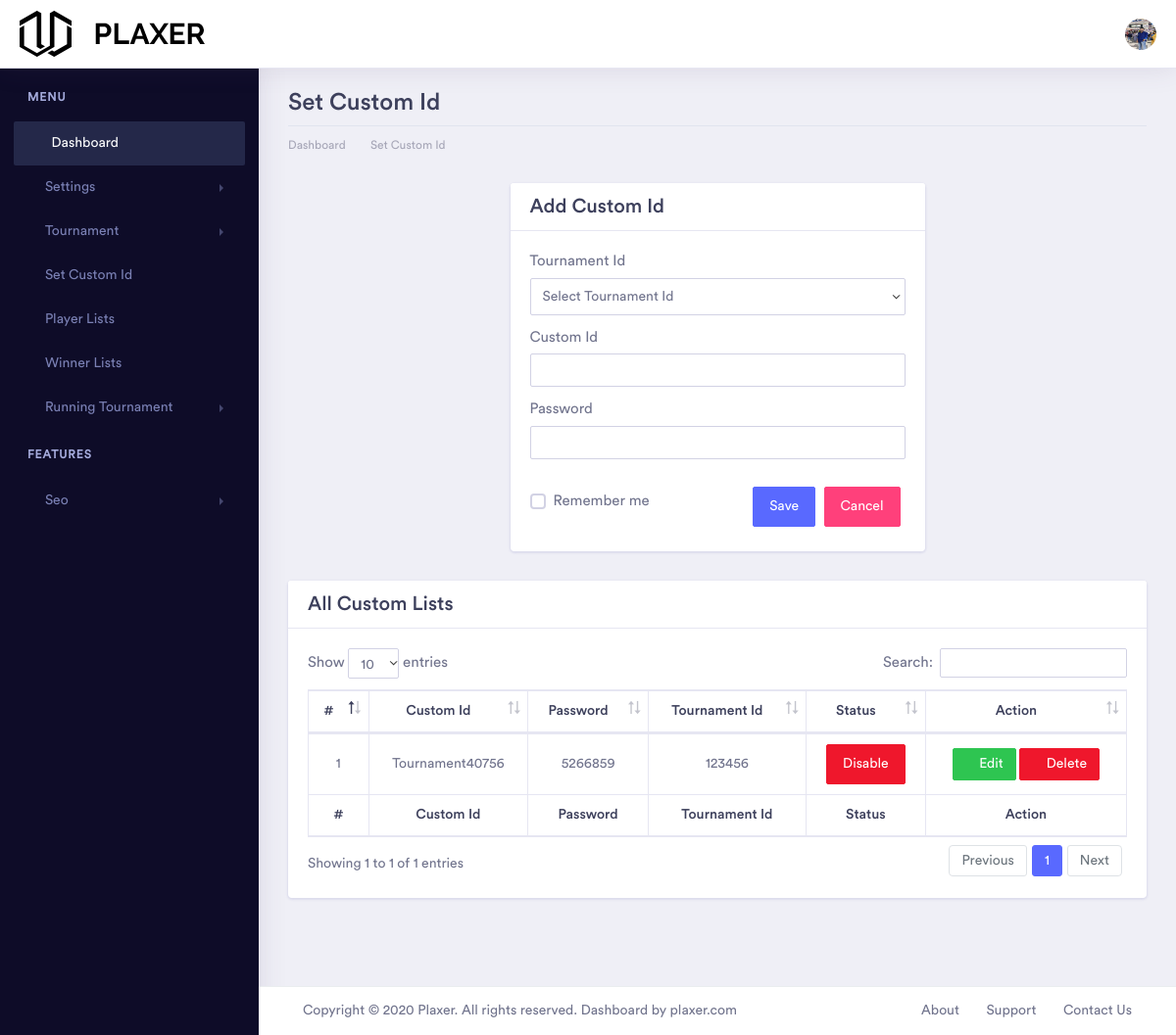
The app's page /admin/set-custom-id.php (signed in) with its own data.
### tables this page shows
CREATE TABLE `general_setting` (
  `id` int(11) NOT NULL,
  `header_text` text DEFAULT NULL,
  `footer_text` text NOT NULL,
  `logo` varchar(20) NOT NULL,
  `status` int(11) NOT NULL DEFAULT 0
);

CREATE TABLE `users` (
  `id` int(11) NOT NULL,
  `user_name` varchar(30) NOT NULL,
  `email` varchar(50) NOT NULL,
  `password` varchar(128) NOT NULL,
  `type` varchar(30) NOT NULL,
  `image` varchar(20) NOT NULL,
  `status` int(11) NOT NULL DEFAULT 0
);

CREATE TABLE `custom` (
  `id` int(11) NOT NULL,
  `tournament_id` varchar(20) NOT NULL,
  `custom_id` varchar(30) NOT NULL,
  `password` varchar(255) NOT NULL,
  `status` int(11) NOT NULL DEFAULT 0
);

### admin/classes/Database.php (called while the page is built, shortened)
<?php
	class Database{
		protected $mysqli,$query,$numRows,$affectedRow,$errors;
		public function __construct(){
			$this->mysqli = new mysqli('localhost', 'plaxerbd_admin', 'cZX=ezkj8z+&', 'plaxerbd_freefire');
		}
		protected function Select($columnName,$table,$where){
			$columnName = implode(',', $columnName);
			$sql = "SELECT $columnName FROM $table ";
			if($where){
				$sql .= " WHERE ";
				$chunk 		= array_chunk($where, 3);
				$whereCols 	= array();
				foreach ($chunk as $key => $value) {
					if (is_string($value[2])) {
						$value[2] = "'$value[2]'";
					}else{
						$value[2] = $value[2];
					}
					$whereCols[] = implode(' ', $value);
				}
				$sql .= implode(' AND ', $whereCols);
			}
			if($this->mysqli->query($sql)){
				$this->query 	= $this->mysqli->query($sql);
				$this->numRows 	= $this->query->num_rows;
				if($this->numRows > 0){
					return true;
				}else{
					return false;
				}
			}else{
				return false;
			}
		}
	}
?>

### admin/classes/Settings.php (called while the page is built, shortened)
<?php
	require_once ('Database.php');
	class Settings extends Database{
		public $query, $error;
		public function GetGeneralSetting($where = null){
			if($this->Select(['*'], 'general_setting', $where)){
				$this->query = $this->query;
				return true;
			}
			return false;
		}
	}
?>

### admin/classes/Users.php (called while the page is built, shortened)
<?php
	require_once ('Database.php');
	class Users extends Database{
		public $query, $error;
		public function getUsers($where = null){
			if($this->Select(['*'], 'users', $where)){
				$this->query = $this->query;
				return true;
			}
			return false;
		}
	}
?>

### admin/classes/Custom.php (called while the page is built, shortened)
<?php
	require_once ('Database.php');
	class Custom extends Database{
		public $query, $error;
		public function getcustom($where = null){
			if($this->Select(['*'], 'custom', $where)){
				$this->query = $this->query;
				return true;
			}
			return false;
		}
	}
?>

### admin/set-custom-id.php (the view, shortened to what this page needs)
<!doctype html>
<html lang="en">
<head>
    <?php require_once ('include/css.php');
    ?>
</head>
<body>
    <div class="dashboard-main-wrapper">
        <div class="dashboard-header">
            <?php require_once ('include/navbar.php');?>
        </div>
        <?php require_once ('include/leftsidebar.php');?>
         <?php
            $custom     = new Custom;
            $custom->getcustom();
            $cus_query  = $custom->query;
        ?>
        <div class="dashboard-wrapper">
            <div class="container-fluid dashboard-content">
                <div class="row">
                    <div class="col-xl-12 col-lg-12 col-md-12 col-sm-12 col-12">
                        <div class="page-header">
                            <h2 class="pageheader-title"> Set Custom Id </h2>
                            <div class="page-breadcrumb">
                                <nav aria-label="breadcrumb">
                                    <ol class="breadcrumb">
                                        <li class="breadcrumb-item"><a href="<?php echo 'dashboard.php'; ?>" class="breadcrumb-link">Dashboard</a></li>
                                        <li class="breadcrumb-item"><a href="<?php echo 'set-custom-id.php'; ?>" class="breadcrumb-link">Set Custom Id</a></li>
                                    </ol>
                                </nav>
                            </div>
                        </div>
                    </div>
                </div>
                <div class="row">
                    <div class="col-xl-6 col-lg-6 col-md-6 offset-md-3 col-sm-12 col-12">
                       <div class="card">
                                <h3 class="card-header">Add Custom Id</h3>
                                <div class="card-body">
                                    <form action="<?php echo htmlspecialchars($_SERVER['PHP_SELF']); ?>" method="POST" enctype="multipart/form-data">
                                        <div class="form-group">
                                            <label>Tournament Id</label>
                                            <select name="t_id" class="form-control">
                                                <option value="">Select Tournament Id</option>
                                            </select>
                                        </div>
                                        <div class="form-group">
                                            <label>Custom Id</label>
                                            <input type="text" name="custom_id" class="form-control">
                                        </div>
                                        <div class="form-group">
                                            <label>Password</label>
                                            <input type="text" name="pass" class="form-control">
                                        </div>
                                        <div class="row pt-3">
                                            <div class="col-sm-6 pb-2 pb-sm-4 pb-lg-0 pr-0">
                                                <label class="be-checkbox custom-control custom-checkbox">
                                                    <input type="checkbox" class="custom-control-input"><span class="custom-control-label">Remember me</span>
                                                </label>
                                            </div>
                                            <div class="col-sm-6 pl-0">
                                                <p class="text-right">
                                                    <input type="submit" name="submit" value="Save" class="btn btn-space btn-primary">
                                                    <button class="btn btn-space btn-secondary">Cancel</button>
                                                </p>
                                            </div>
                                        </div>
                                    </form>
                                </div>
                            </div>
                    </div>
                </div>
                <div class="row">
                    <div class="col-xl-12 col-lg-12 col-md-12 col-sm-12 col-12">
                        <div class="card">
                            <h3 class="card-header">All Custom Lists</h3>
                            <div class="card-body">
                                <div class="table-responsive">
                                <table class="table table-bordered text-center" id="dataTable" width="100%" cellspacing="0">
                                  <thead>
                                    <tr>
                                      <th>#</th>
                                      <th>Custom Id</th>
                                      <th>Password</th>
                                      <th>Tournament Id</th>
                                      <th>Status</th>
                                      <th>Action</th>
                                    </tr>
                                  </thead>
                                  <tfoot>
                                    <tr>
                                      <th>#</th>
                                      <th>Custom Id</th>
                                      <th>Password</th>
                                      <th>Tournament Id</th>
                                      <th>Status</th>
                                      <th>Action</th>
                                    </tr>
                                  </tfoot>
                                  <tbody>
                                    <?php
                                        $sl = 1;
                                        while ($row = $cus_query->fetch_assoc()) {
                                        $id             = $row['id'];
                                        $db_t_id        = $row['tournament_id'];
                                        $db_custom      = $row['custom_id'];
                                        $db_pass        = $row['password'];
                                        $db_status      = $row['status'];
                                    ?>
                                    <tr>
                                      <td><?php echo $sl++; ?></td>
                                      <td><?php echo $db_t_id;?></td>
                                      <td><?php echo $db_custom;?></td>
                                      <td><?php echo $db_pass;?></td>
                                      <td>
                                        <?php
                                            if($db_status == 0){
                                                echo "<a href='change-status.php?id=$id&&value=1&&table=custom' class='btn btn-danger'>Disable</a>";
                                            }elseif($db_status == 1){
                                                echo "<a href='change-status.php?id=$id&&value=0&&table=custom' class='btn btn-success'>Enable</a>";
                                            }
                                        ?>
                                      </td>
                                      <td>
                                        <button type="button" class="btn btn-success btn-sm d-inline-block" data-toggle="modal" data-target="#exampleModal-<?php echo $id; ?>">
                                          <i class="fa fa-edit"></i>&nbsp;Edit
                                        </button>
                                        <button type="button" class="btn btn-danger btn-sm d-inline-block" data-toggle="modal" data-target="#exampleModalCenter-<?php echo $id;?>">
                                          <i class="fa fa-trash-alt"></i>&nbsp;Delete
                                        </button></td>
                                    </tr>
                                    <?php } ?>
                                  </tbody>
                                </table>
                              </div>
                            </div>
                        </div>
                    </div>
                </div>
            </div>
            <?php require_once ('include/footer.php');?>
        </div>
    </div>
    </body>
</html>

### admin/include/navbar.php (shortened to what this page needs)
<?php
    $user = $_SESSION['front_user'];
    $users = new Users;
    $users->getUsers(['user_name', '=', $user]);
    $query = $users->query;
    $result = $query->fetch_assoc();
    $image  = $result['image'];
    $gSettings = new Settings;
    $gSettings->GetGeneralSetting(['status', '=', 1]);
    $query  = $gSettings->query;
    $result = $query->fetch_assoc();
    $logo   = (isset($result['logo'])) ? $result['logo'] : null;
?>
<nav class="navbar navbar-expand-lg bg-white fixed-top">
    <a class="navbar-brand" href="index.html">
        <?php if(isset($logo)){ ?>
            <img src="images/logo/<?php echo $logo;?>">
        <?php } ?>
    </a>
    <div class="collapse navbar-collapse " id="navbarSupportedContent">
        <ul class="navbar-nav ml-auto navbar-right-top">
                        <li class="nav-item dropdown nav-user">
                            <a class="nav-link nav-user-img" href="#" id="navbarDropdownMenuLink2" data-toggle="dropdown" aria-haspopup="true" aria-expanded="false"><img src="images/users/<?php echo $image; ?>" alt="" class="user-avatar-md rounded-circle"></a>
                        </li>
                    </ul>
                </div>
            </nav>

### admin/include/footer.php (shortened to what this page needs)
<?php
    $gSettings = new Settings;
    $gSettings->GetGeneralSetting(['status', '=', 1]);
    $query  = $gSettings->query;
    $result = $query->fetch_assoc();
    $footer = (isset($result['footer_text'])) ? $result['footer_text'] : null;
?>
<div class="footer">
                <div class="container-fluid">
                    <div class="row">
                        <div class="col-xl-8 col-lg-8 col-md-12 col-sm-12 col-12">
                           <?php echo $footer;?>
                        </div>
                        <div class="col-xl-4 col-lg-4 col-md-12 col-sm-12 col-12">
                            <div class="text-md-right footer-links d-none d-sm-block">
                                <a href="javascript: void(0);">About</a>
                                <a href="javascript: void(0);">Support</a>
                                <a href="javascript: void(0);">Contact Us</a>
                            </div>
                        </div>
                    </div>
                </div>
            </div>

### admin/assets/libs/css/ckeditor.css (style rules this page uses)
:root { --ck-sample-base-spacing: 2em; --ck-sample-color-white: #fff; --ck-sample-color-green: #279863; --ck-sample-color-blue: #1a9aef; --ck-sample-container-width: 1285px; --ck-sample-sidebar-width: 350px; --ck-sample-editor-min-height: 400px; }
body, html { padding: 0; margin: 0; font-family: sans-serif, Arial, Verdana, "Trebuchet MS", "Apple Color Emoji", "Segoe UI Emoji", "Segoe UI Symbol"; font-size: 16px; line-height: 1.5; }
body { height: 100%; color: #2D3A4A; }
body * { box-sizing: border-box; }
a { color: #38A5EE; }
.row { display: flex; position: relative; }
.btn { cursor: pointer; padding: 8px 16px; font-size: 1rem; user-select: none; border-radius: 4px; transition: color .2s ease-in-out,background-color .2s ease-in-out,border-color .2s ease-in-out,opacity .2s ease-in-out; background-color: var(--ck-sample-color-button-blue); border-color: var(--ck-sample-color-button-blue); color: var(--ck-sample-color-white); display: inline-block; }

### records on screen
general_setting: logo (picture), footer_text "Copyright © 2020 Plaxer. All rights reserved. Dashboard by plaxer.com"
users: image (picture)
custom: tournament "Tournament40756", custom "5266859", password "123456"
